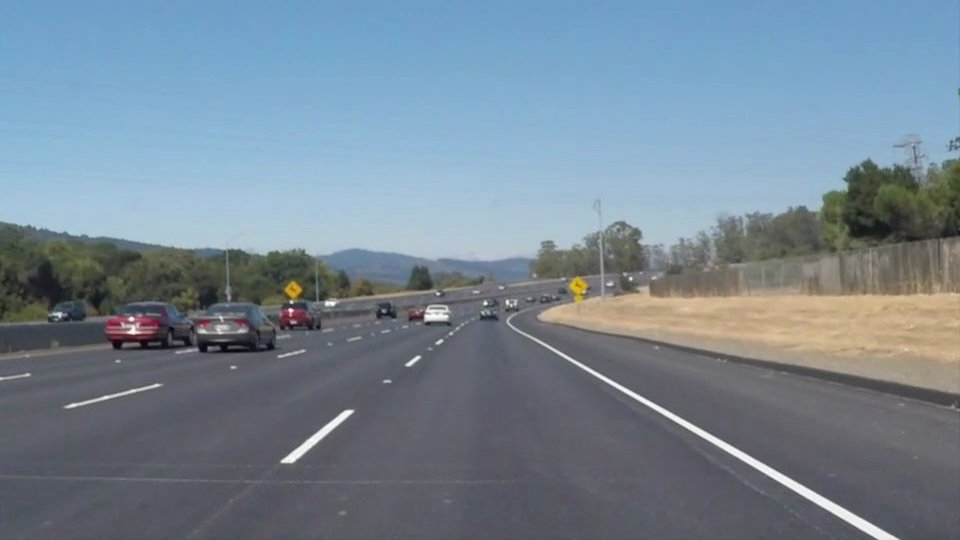
#> input picture OpenCV_Python/data/Lane-Detection-Images/solidWhiteCurve.jpg, 960 x 540 px
$ python 027_Image_Basic_MorphologyEx.py --imagePath data/Lane-Detection-Images/solidWhiteCurve.jpg
#> lines starting #> are read from the running program, lines starting #| are printed output that depends on the picture; after the words box and inside, x2 and y2 are one past the last pixel; in counts of white or black regions, pixels touching at a corner belong together; pictures that were not available may be replaced by others from this repository, and a replacement may not be noted
### OpenCV_Python/utils.py
import cv2
import numpy as np


#########################################################################################


def imageProcessing(image) :
    result = imageCopy(image)
    return result


#########################################################################################


# [15 lines left out: function processSingleImage, not called in this run]

#########################################################################################


def processingSingleVideo(videoPath, outputPath) :
    Video(videoPath, outputPath)


def imageRead(imagePath, flag=cv2.IMREAD_UNCHANGED) :
    # If No Korea in Path
    # image = cv2.imread(imagePath, flag)

    # If Korean in Path
#> called with flag = -1
    imageArray = np.fromfile(imagePath, np.uint8)
    image = cv2.imdecode(imageArray, flag)
#> image is the input picture: shape (540, 960, 3); mean B, G, R 148.1, 134.5, 118.5

    # Deal with Error
    if image is not None :
        print("Image Opened")
        return image
    else :
        print("Image Not Opened")
        print("Program Abort")
        exit()


def imageShow(imageName, image, flag=cv2.WINDOW_AUTOSIZE) :
    # Show Image using GUI
    cv2.namedWindow(imageName, flag)
    cv2.imshow(imageName, image)
    cv2.waitKey()


def imageWrite(imageName, image) :
    # Save Image
    return cv2.imwrite(imageName, image)


def imageCopy(image) :
    # Copy Image (Call-By-Memory)
    return np.copy(image)


# [65 lines left out: functions Video, imageParameters, not called in this run]


def getPixel(image, x, y, c=None) :
    return image[y, x, c]


def setPixel(image, x, y, value, c=None) :
    image[y, x, c] = value
    return image


def CutRectROI(image, x1, y1, x2, y2) :
    return image[y1:y2, x1:x2]


# [26 lines left out: functions PasteRectROI, makeBlackImage, fillPolyROI, not called in this run]


def polyROI(image, points) :
    mask = fillPolyROI(image, points)
    return cv2.bitwise_and(image, mask)


def convertColor(image, flag=cv2.COLOR_BGR2GRAY) :
    return cv2.cvtColor(image, flag)


def splitImage(image) :
    return cv2.split(image)


def mergeImage(channel1, channel2, channel3) :
    return cv2.merge((channel1, channel2, channel3))


def rangeColor(image, lower, upper) :
    result = imageCopy(image)
    return cv2.inRange(result, lower, upper)


# [4 lines left out: function splitColor, not called in this run]


def drawLine(image, point1, point2, color=(255, 0, 0), thickness=3, lineType=cv2.LINE_AA) :
    result = imageCopy(image)
    return cv2.line(result, point1, point2, color, thickness, lineType)


def drawRect(image, point1, point2, color=(255, 0, 0), thickness=3, lineType=cv2.LINE_AA) :
    result = imageCopy(image)
    return cv2.rectangle(result, point1, point2, color, thickness, lineType)


def drawCircle(image, center, radius, color=(255, 0, 0), thickness=3, lineType=cv2.LINE_AA) :
    result = imageCopy(image)
    return cv2.circle(result, center, radius, color, thickness, lineType)


def drawEllipse(image, center, axis, angle, startAngle, endAngle, color=(255, 0, 0), thickness=3, lineType=cv2.LINE_AA) :
    result = imageCopy(image)
    return cv2.ellipse(result, center, axis, angle, startAngle, endAngle, color, thickness, lineType)


# [4 lines left out: function drawPolygon, not called in this run]


def drawText(image, text, point=(10, 10), font=cv2.FONT_HERSHEY_PLAIN, fontScale=2.0, color=(255,255,255), thickness=3, lineType=cv2.LINE_AA) :
    result = imageCopy(image)
    return cv2.putText(result, text, point, font, fontScale, color, thickness, lineType)


def addImage(image1, image2) :
    return cv2.add(image1, image2)


# [5 lines left out: function addWeightedImage, not called in this run]


def imageThreshold(image, thresh=128, maxval=255, type=cv2.THRESH_BINARY) :
    _, res = cv2.threshold(image, thresh=thresh, maxval=maxval, type=type)
    return res


def imageBlur(image, ksize) :
    size = ((ksize+1)*2 - 1, (ksize+1)*2 - 1)
    return cv2.blur(image, size)


def imageGaussianBlur(image, ksize, sigmaX, sigmaY) :
    size = ((ksize+1)*2 - 1, (ksize+1)*2 - 1)
    return cv2.GaussianBlur(image, ksize=size, sigmaX=sigmaX, sigmaY=sigmaY)


def imageMedianBlur(image, size) :
    ksize = (size+1)*2 - 1
    return cv2.medianBlur(image, ksize)


def imageBilateralFilter(image, size, sigmaColor, sigmaSpace) :
    d = (size+1)*2 - 1
    return cv2.bilateralFilter(image, d, sigmaColor=sigmaColor, sigmaSpace=sigmaSpace)


def imageFiltering(image, kernel, ddepth=-1) :
    return cv2.filter2D(image, ddepth, kernel)


# [22 lines left out: functions imageEdgePrewitt, imageEdgeSobel, imageEdgeScharr, not called in this run]


def imageEdgeLaplacianCV(image) :
    return cv2.Laplacian(image, -1)


# [14 lines left out: functions imageEdgeLaplacianFilter2D, imageEdgeLoG, not called in this run]


def cannyEdge(image, threshold1=100, threshold2=200) :
    return cv2.Canny(image, threshold1, threshold2)


# [48 lines left out: functions autoCanny, computeHist, histogramEqualize, not called in this run]


def imageDilation(image, kernel, iterations) :
    return cv2.dilate(image, kernel=kernel, iterations=iterations)


def imageErosion(image, kernel, iterations) :
    return cv2.erode(image, kernel=kernel, iterations=iterations)


# [17 lines left out: functions imageMorphologicalGradient, imageOpening, imageClosing, not called in this run]


def imageMorphologyKernel(flag=cv2.MORPH_RECT, size=5) :
    return cv2.getStructuringElement(flag, (size, size))


def imageMorphologyEx(image, op, kernel, iterations=1) :
    return cv2.morphologyEx(image, op=op, kernel=kernel, iterations=iterations)


# [40 lines left out: functions imageResize, imageTranslation, imageRotation, imageAffineTransformation, imagePerspectiveTransformation, not called in this run]


def houghLines(image, rho=1, theta=np.pi/180, threshold=100) :
    return cv2.HoughLines(image, rho, theta, threshold)


# [16 lines left out: function drawHoughLines, not called in this run]


def houghLinesP(image, rho=1.0, theta=np.pi/180, threshold=100, minLineLength=10, maxLineGap=100) :
    return cv2.HoughLinesP(image, rho, theta, threshold, minLineLength=minLineLength, maxLineGap=maxLineGap)


# [52 lines left out: functions drawHoughLinesP, splitTwoSideLines, splitOneSideLines, medianPoint, not called in this run]


def interpolate(x1, y1, x2, y2, y) :
    return int(float(y - y1) * float(x2-x1) / float(y2-y1) + x1)


# [30 lines left out: functions lineFittingOneSide, lineFitting, not called in this run]


def houghCircles(image, method=cv2.HOUGH_GRADIENT, dp = 1, minDist = 10, canny = 50, threshold = 30, minRadius = 0, maxRadius = 0) :
    circles = cv2.HoughCircles(image, method, dp, minDist, param1=canny, param2=threshold, minRadius=minRadius, maxRadius=maxRadius)
    return circles


# [11 lines left out: function drawHoughCircles, not called in this run]

### OpenCV_Python/027_Image_Basic_MorphologyEx.py
import argparse

from os import listdir
from os.path import join

import cv2

from utils import imageRead, imageShow, imageThreshold


#########################################################################################


def imageMorphologyKernel(flag=cv2.MORPH_RECT, size=5) :
    return cv2.getStructuringElement(flag, (size, size)) # shape: 구조화 요소 커널 모양 (cv2.MORPH_RECT: 사각형 | cv2.MORPH_EPLIPSE: 타원형 | cv2.MORPH_CROSS: 십자형) / ksize: 커널 크기


def imageMorphologyEx(image, op, kernel, iterations=1) :
    return cv2.morphologyEx(image, op=op, kernel=kernel, iterations=iterations) # src: 입력 영상 / op: 모폴로지 연산 종류 (cv2.MORPH_OPEN: 열림 연산 | cv2.MORPH_CLOSE: 닫힘 연산 | cv2.MORPH_GRADIENT: 그레디언트 연산 | cv2.MORPH_TOPHAT: 탑햇 연산 | cv2.MORPH_BLACKHAT: 블랙햇 연산) /
                                                                                # kernel: 구조화 요소 커널 / iteration(optional): 연산 반복 횟수


#########################################################################################


def main(opt) :
    # Search for All images
    imageNameList = listdir(opt.imagePath)

    # Load Images
    for imageName in imageNameList :
        # Get Full Image Path
        imagePath = join(opt.imagePath, imageName)

        # Load Image
        image = imageRead(imagePath)

        # Convert into Grayscale Image
        image = cv2.cvtColor(image, cv2.COLOR_BGR2GRAY)
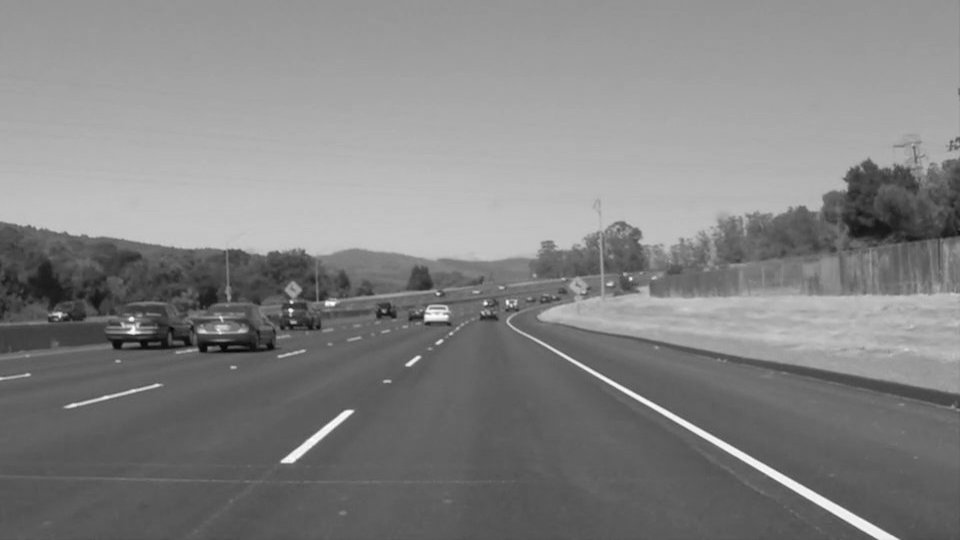
#> image: shape (540, 960); min 5, max 255, mean 131.2

        # Binarize image
        imageBin = imageThreshold(image, 128, 255, cv2.THRESH_BINARY)
#> in imageThreshold, `_, res = cv2.threshold(image, thresh=thresh, maxval=maxval, type=type)`:
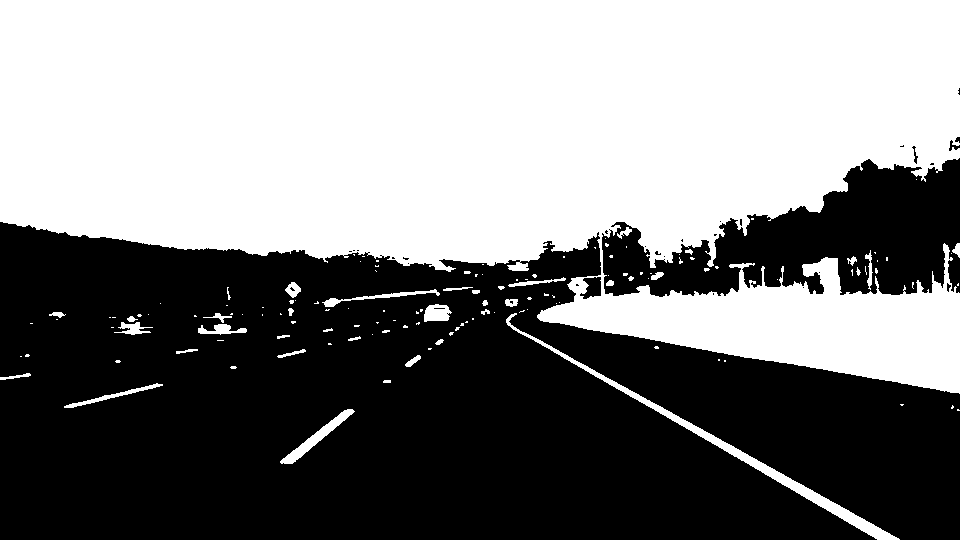
#> res: shape (540, 960); 50.6% white; 31 black regions (24 under 20 px), largest, box (x1, y1, x2, y2) and area: (0, 222, 960, 540) 228394, (602, 158, 960, 297) 27308, (580, 277, 601, 299) 305

        # Get Kernels for Morphological Operation
        kernelRect = imageMorphologyKernel(cv2.MORPH_RECT, 5)
        kernelEllipse = imageMorphologyKernel(cv2.MORPH_ELLIPSE, 5)
        kernelCross = imageMorphologyKernel(cv2.MORPH_CROSS, 5)

        # Apply Opening Morphological Operation
        imageOpenRect = imageMorphologyEx(imageBin, cv2.MORPH_OPEN, kernelRect) # 열림 연산
#> in imageMorphologyEx, `return cv2.morphologyEx(image, op=op, kernel=kernel, iterations=iterat..`: returned value: shape (540, 960); 49.5% white; 21 white regions, largest, box (x1, y1, x2, y2) and area: (0, 0, 960, 270) 224135, (538, 258, 960, 393) 27883, (630, 392, 897, 540) 2553
        imageOpenEllipse = imageMorphologyEx(imageBin, cv2.MORPH_OPEN, kernelEllipse) # 열림 연산
#> in imageMorphologyEx (call 2), `return cv2.morphologyEx(image, op=op, kernel=kernel, iterations=iterat..`: returned value: shape (540, 960); 49.8% white; 35 white regions (7 under 20 px), largest, box (x1, y1, x2, y2) and area: (0, 0, 960, 272) 224309, (537, 257, 960, 394) 28202, (561, 353, 899, 540) 2944
        imageOpenCross = imageMorphologyEx(imageBin, cv2.MORPH_OPEN, kernelCross) # 열림 연산
#> in imageMorphologyEx (call 3), `return cv2.morphologyEx(image, op=op, kernel=kernel, iterations=iterat..`: returned value: shape (540, 960); 49.8% white; 41 white regions (12 under 20 px), largest, box (x1, y1, x2, y2) and area: (0, 0, 960, 272) 224553, (537, 257, 960, 394) 28298, (549, 346, 899, 540) 2979

        # Show Results
        imageShow("Image Threshold", imageBin)
        imageShow("MORPH_RECT Kernel", kernelRect)
        imageShow("Image Opening (Rect)", imageOpenRect)
        imageShow("MORPH_ELLIPSE Kernel", kernelEllipse)
        imageShow("Image Opening (Ellipse)", imageOpenEllipse)
        imageShow("MORPH_CROSS Kernel", kernelCross)
        imageShow("Image Opening (Cross)", imageOpenCross)

        cv2.destroyAllWindows()

        # Apply Closing Morphological Operation
        imageCloseRect = imageMorphologyEx(imageBin, cv2.MORPH_CLOSE , kernelRect) # 닫힘 연산
#> in imageMorphologyEx (call 4), `return cv2.morphologyEx(image, op=op, kernel=kernel, iterations=iterat..`: returned value: shape (540, 960); 51% white; 6 black regions, box (x1, y1, x2, y2) and area: (0, 222, 960, 540) 227702, (603, 160, 960, 296) 25857, (948, 255, 960, 292) 316, (586, 278, 601, 296) 250, (620, 222, 626, 230) 44, (871, 285, 876, 292) 35
        imageCloseEllipse = imageMorphologyEx(imageBin, cv2.MORPH_CLOSE, kernelEllipse) # 닫힘 연산
#> in imageMorphologyEx (call 5), `return cv2.morphologyEx(image, op=op, kernel=kernel, iterations=iterat..`:
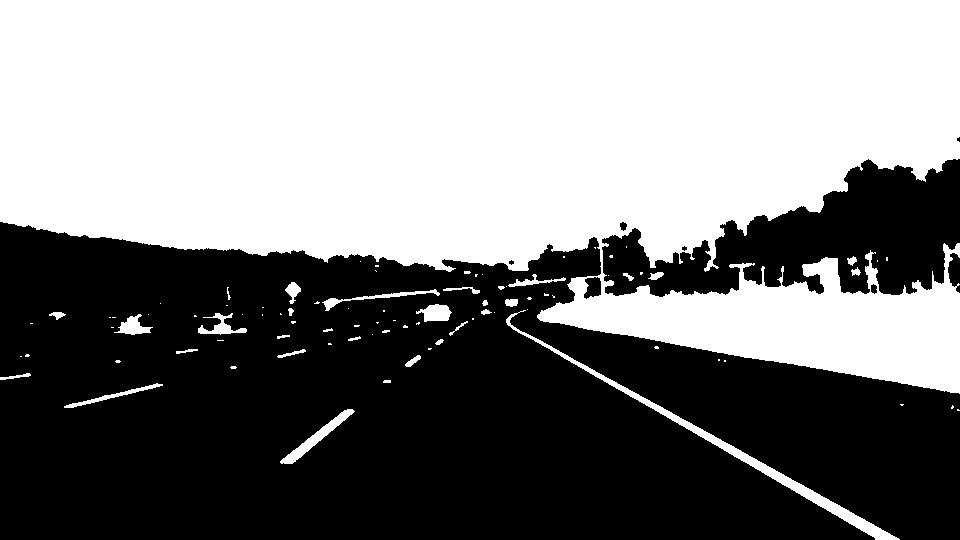
#> returned value: shape (540, 960); 50.9% white; 9 black regions (3 under 20 px), largest, box (x1, y1, x2, y2) and area: (0, 222, 960, 540) 227872, (602, 159, 960, 297) 26050, (948, 253, 960, 293) 339, (584, 277, 601, 299) 276, (871, 284, 877, 294) 47, (620, 222, 627, 231) 45
        imageCloseCross = imageMorphologyEx(imageBin, cv2.MORPH_CLOSE, kernelCross) # 닫힘 연산
#> in imageMorphologyEx (call 6), `return cv2.morphologyEx(image, op=op, kernel=kernel, iterations=iterat..`:
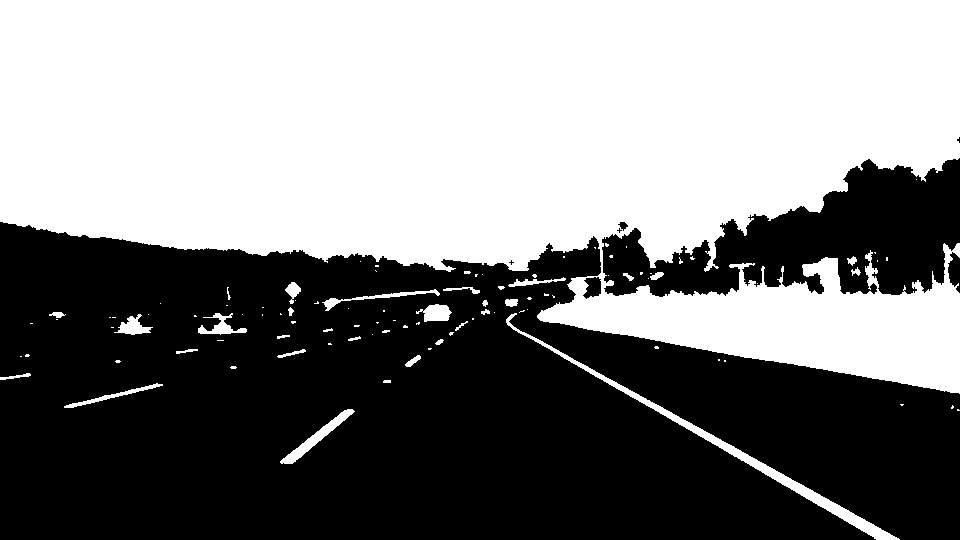
#> returned value: shape (540, 960); 50.8% white; 8 black regions (3 under 20 px), largest, box (x1, y1, x2, y2) and area: (0, 222, 960, 540) 227945, (602, 158, 960, 297) 26277, (948, 252, 960, 293) 333, (583, 277, 601, 299) 278, (618, 222, 628, 231) 48

        # Show Results
        imageShow("Image Threshold", imageBin)
        imageShow("MORPH_RECT Kernel", kernelRect)
        imageShow("Image Closing (Rect)", imageCloseRect)
        imageShow("MORPH_ELLIPSE Kernel", kernelEllipse)
        imageShow("image Closing (Ellipse)", imageCloseEllipse)
        imageShow("MORPH_CROSS Kernel", kernelCross)
        imageShow("image Closing (Cross)", imageCloseCross)

        cv2.destroyAllWindows()

        # Apply Gradient Morphological Operation
        imageGradientRect = imageMorphologyEx(imageBin, cv2.MORPH_GRADIENT , kernelRect) # 그레디언트 연산
#> in imageMorphologyEx (call 7), `return cv2.morphologyEx(image, op=op, kernel=kernel, iterations=iterat..`:
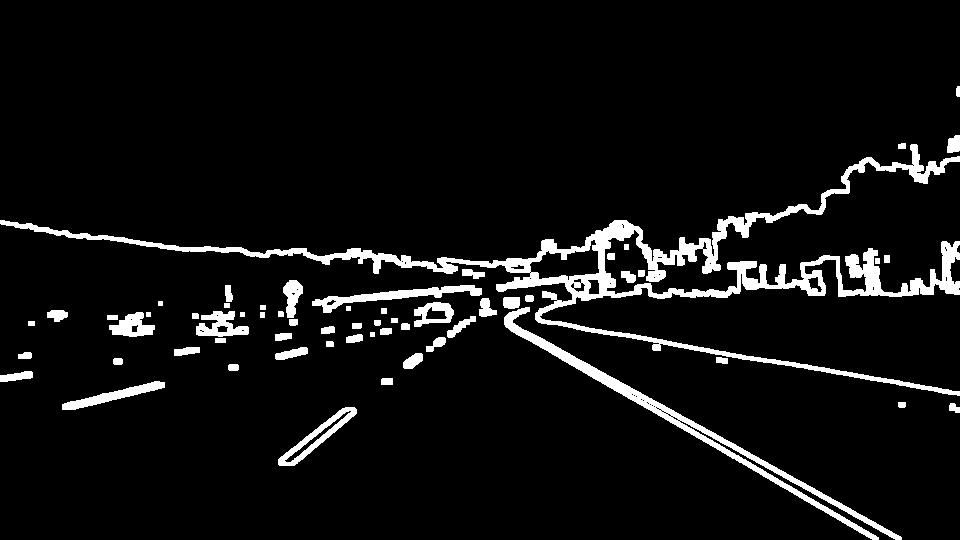
#> returned value: shape (540, 960); 6.4% white; 61 white regions, largest, box (x1, y1, x2, y2) and area: (0, 144, 960, 396) 18204, (504, 307, 902, 540) 4785, (312, 285, 482, 313) 1352
        imageGradientEllipse = imageMorphologyEx(imageBin, cv2.MORPH_GRADIENT , kernelEllipse) # 그레디언트 연산
#> in imageMorphologyEx (call 8), `return cv2.morphologyEx(image, op=op, kernel=kernel, iterations=iterat..`:
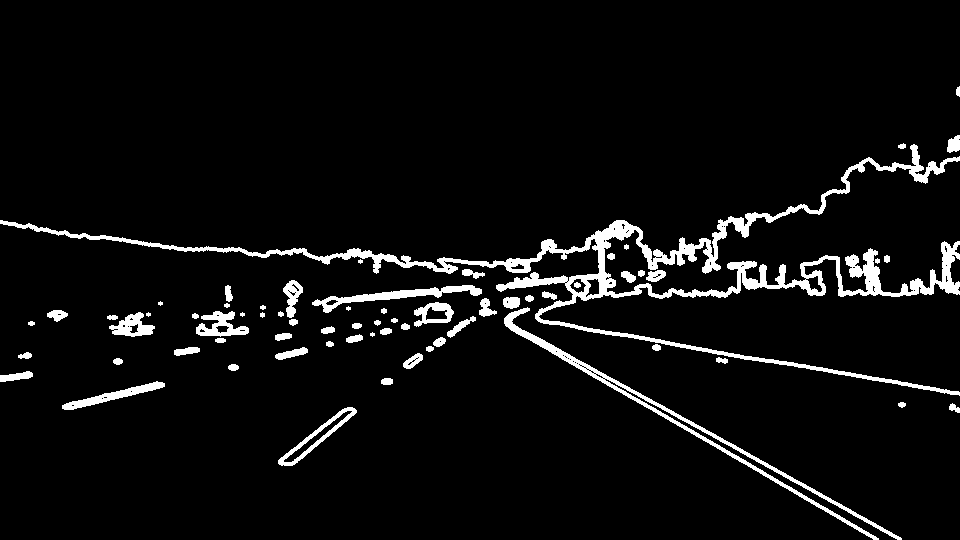
#> returned value: shape (540, 960); 5.4% white; 67 white regions (6 under 20 px), largest, box (x1, y1, x2, y2) and area: (0, 144, 960, 396) 15309, (504, 307, 902, 540) 3401, (312, 285, 482, 313) 1225
        imageGradientCross = imageMorphologyEx(imageBin, cv2.MORPH_GRADIENT , kernelCross) # 그레디언트 연산
#> in imageMorphologyEx (call 9), `return cv2.morphologyEx(image, op=op, kernel=kernel, iterations=iterat..`:
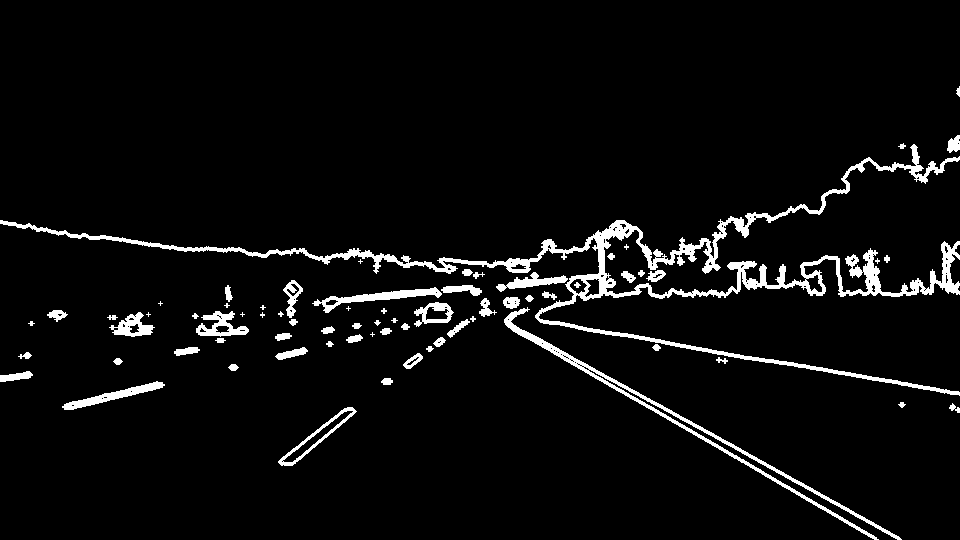
#> returned value: shape (540, 960); 4.8% white; 71 white regions (14 under 20 px), largest, box (x1, y1, x2, y2) and area: (0, 144, 960, 396) 13368, (504, 307, 902, 540) 3175, (312, 287, 442, 313) 914

        imageShow("Image Threshold", imageBin)
        imageShow("MORPH_RECT Kernel", kernelRect)
        imageShow("Image Gradient (Rect)", imageGradientRect)
        imageShow("MORPH_ELLIPSE Kernel", kernelEllipse)
        imageShow("Image Gradient (Ellipse)", imageGradientEllipse)
        imageShow("MORPH_CROSS Kernel", kernelCross)
        imageShow("Image Gradient (Cross)", imageGradientCross)

        cv2.destroyAllWindows()


#########################################################################################


if __name__ == "__main__" :
    # Add Arguments
    parser = argparse.ArgumentParser()
    parser.add_argument("--imagePath", type=str, required=True, help="path of images")
    opt = parser.parse_args()

    # Excute Main Function
    main(opt)
